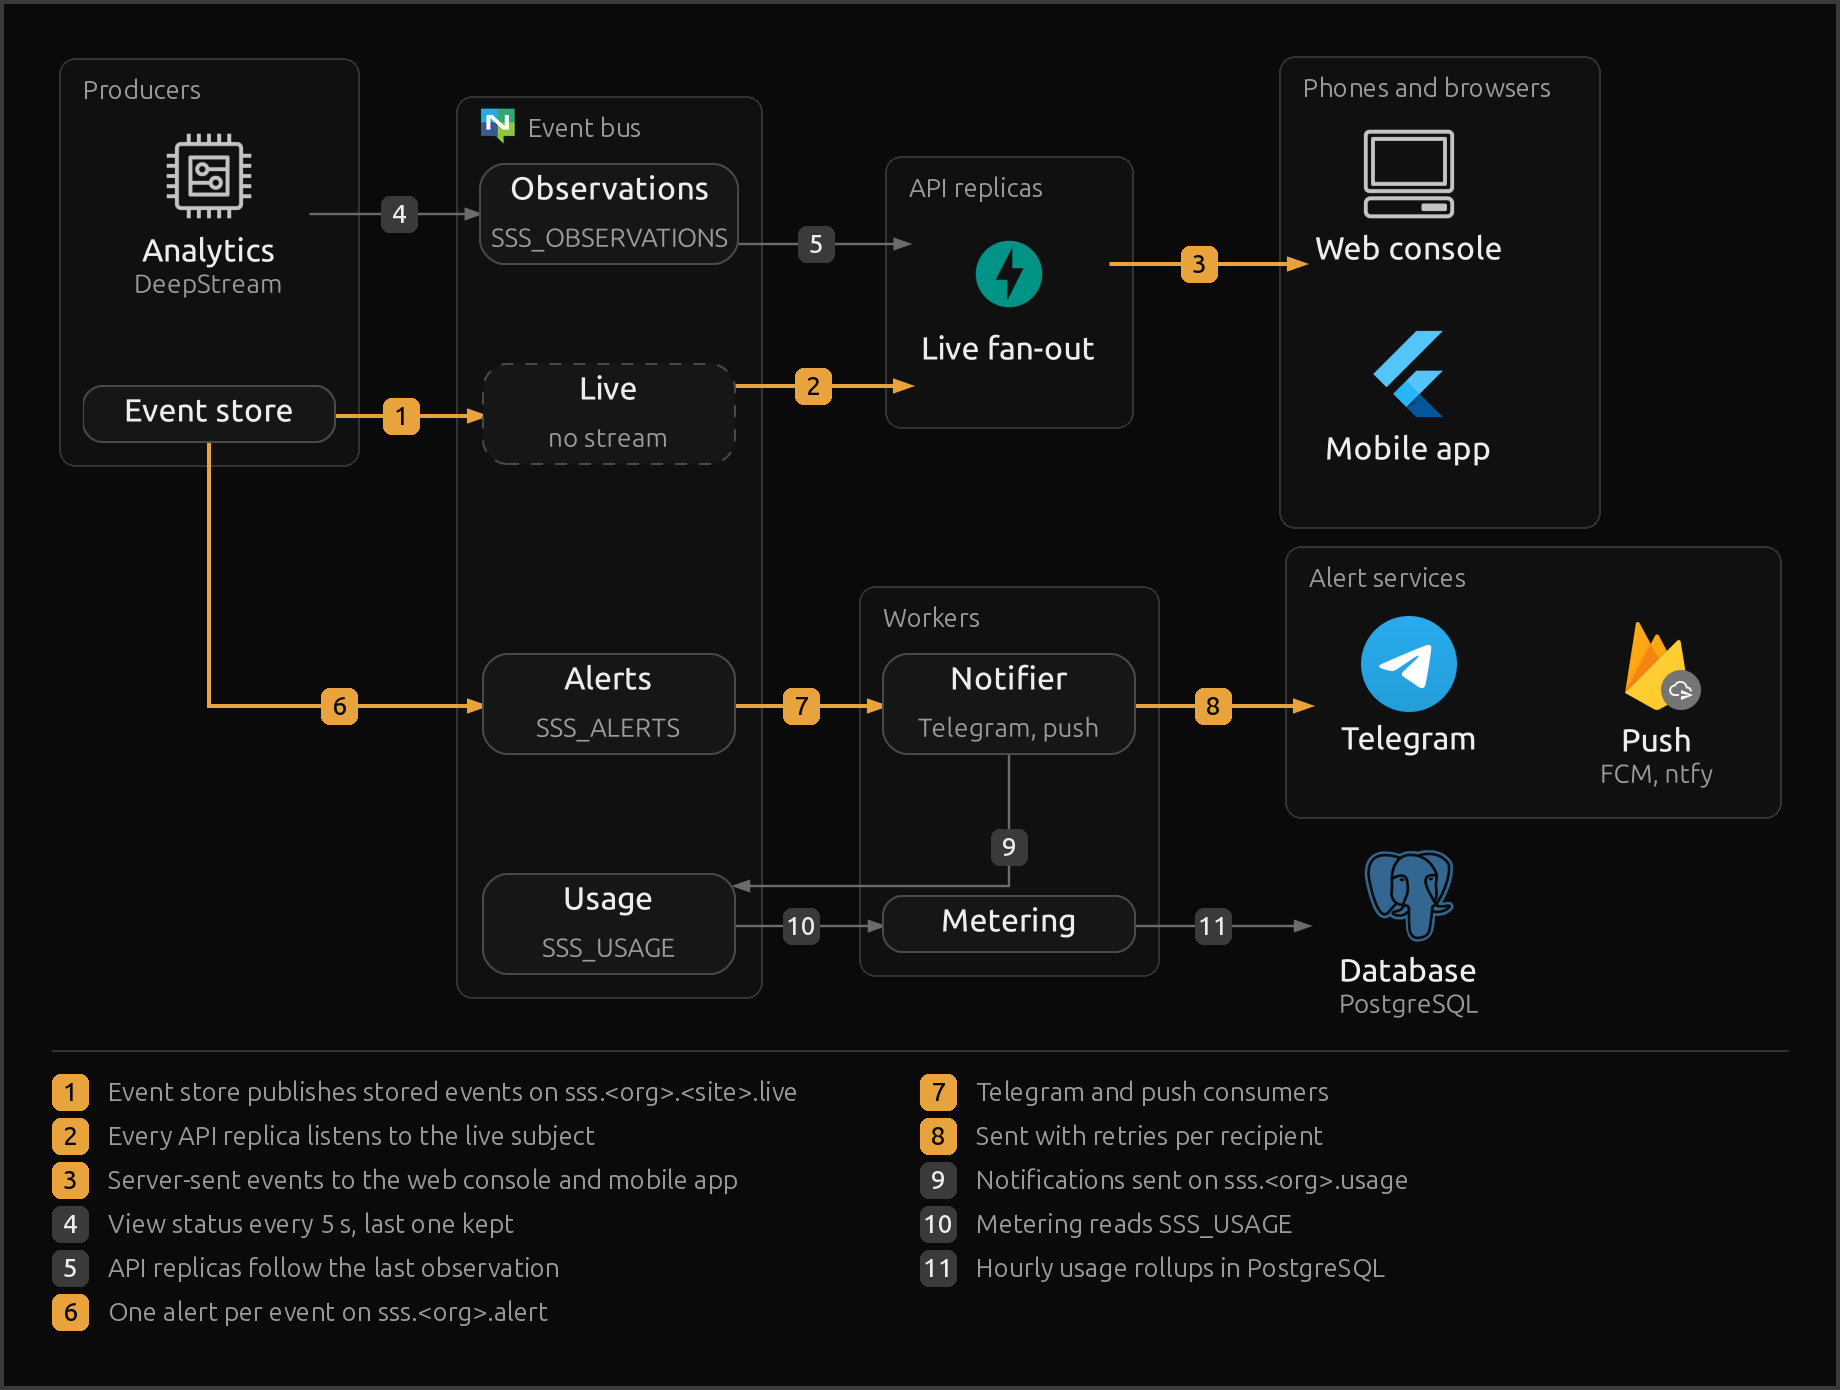

Recreate this plot in Python.
"""Event delivery: how stored events become alerts, usage and live updates."""

from diagrams import Cluster, Diagram, Edge, Node
from diagrams.aws.iot import IotGeneric
from diagrams.firebase.grow import Messaging
from diagrams.onprem.client import Client
from diagrams.onprem.database import Postgresql
from diagrams.onprem.queue import Nats
from diagrams.programming.framework import Fastapi, Flutter
from diagrams.saas.chat import Telegram

with Diagram(show=False, graph_attr={"column": "200", "row": "100"}):
    with Cluster("Producers"):
        analytics = IotGeneric("Analytics\nDeepStream", grid="0,0")
        store = Node("Event store", grid="0,1")
    with Cluster("Event bus", graph_attr={"icon": Nats}):
        observations = Node("Observations\nSSS_OBSERVATIONS", grid="1,0")
        live = Node("Live\nno stream", dashed="true", grid="1,1")
        alerts = Node("Alerts\nSSS_ALERTS", grid="1,2.45")
        usage = Node("Usage\nSSS_USAGE", grid="1,3.55")
    with Cluster("API replicas"):
        relay = Fastapi("Live fan-out", grid="2,0.5")
    with Cluster("Workers"):
        notifier = Node("Notifier\nTelegram, push", grid="2,2.45")
        metering = Node("Metering", grid="2,3.55")
    with Cluster("Phones and browsers"):
        console = Client("Web console", grid="3,0")
        phone = Flutter("Mobile app", grid="3,1")
    with Cluster("Alert services"):
        telegram = Telegram("Telegram", grid="3,2.45")
        push = Messaging("Push\nFCM, ntfy", grid="3.62,2.45")
    database = Postgresql("Database\nPostgreSQL", grid="3,3.6")

    store >> Edge(step="Event store publishes stored events on sss.<org>.<site>.live", main="true") >> live
    live >> Edge(step="Every API replica listens to the live subject", main="true") >> relay
    relay >> Edge(step="Server-sent events to the web console and mobile app", main="true") >> console
    analytics >> Edge(step="View status every 5 s, last one kept") >> observations
    observations >> Edge(step="API replicas follow the last observation") >> relay
    store >> Edge(step="One alert per event on sss.<org>.alert", main="true") >> alerts
    alerts >> Edge(step="Telegram and push consumers", main="true") >> notifier
    notifier >> Edge(step="Sent with retries per recipient", main="true") >> telegram
    notifier >> Edge(step="Notifications sent on sss.<org>.usage") >> usage
    usage >> Edge(step="Metering reads SSS_USAGE") >> metering
    metering >> Edge(step="Hourly usage rollups in PostgreSQL") >> database
